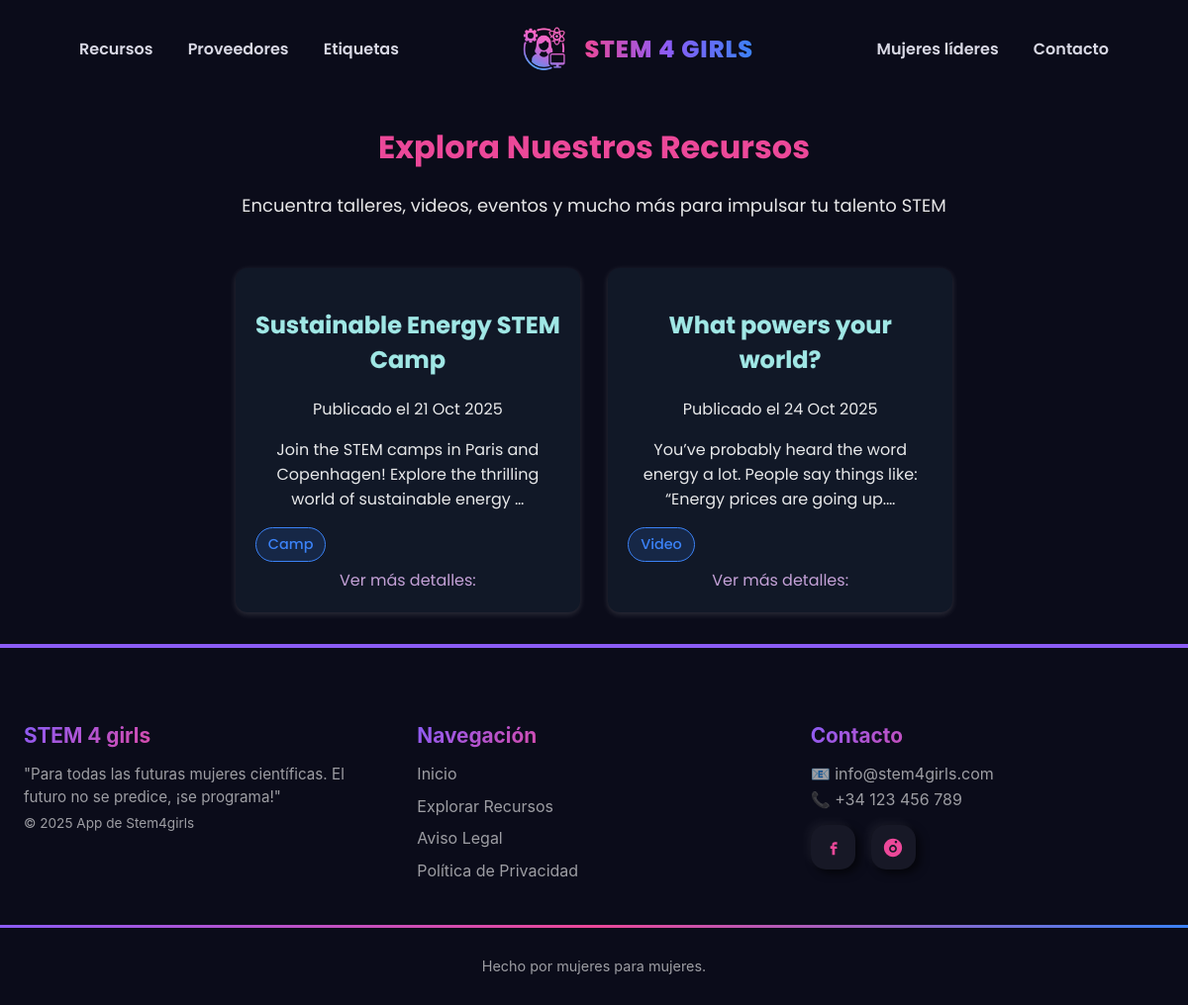
/appstem4girls/recursos/, run on an earlier commit of the app's database.
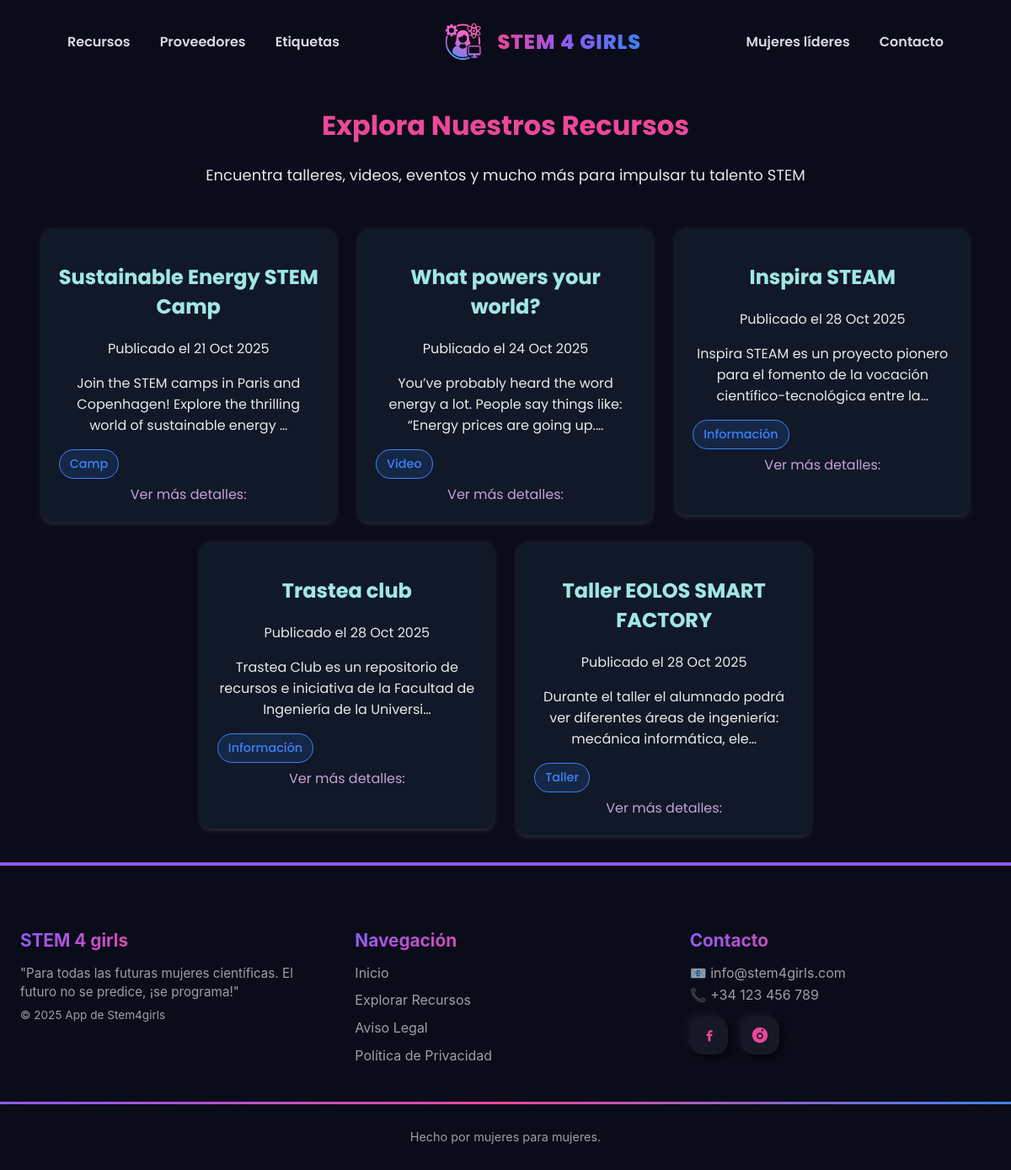
And on a later commit of the database.
### appstem4girls/models.py (models this page shows, shortened)
class Recurso(models.Model):
    titulo = models.CharField(max_length=200)
    descripcion = models.TextField()
    fecha_publicacion = models.DateField(auto_now_add=True)
    enlace = models.URLField(blank=True)
    proveedor = models.ForeignKey(Proveedor, on_delete=models.CASCADE, related_name='recursos')
    tags = models.ManyToManyField(Tag, related_name='recursos')

class Tag(models.Model):
    nombre = models.CharField(max_length=50)
    descripcion = models.TextField(blank=True)

### appstem4girls/views.py (the view)
# urls.py: path('recursos/', views.lista_recursos, name='lista_recursos'),
def lista_recursos(request):
    recursos = Recurso.objects.all()
    return render(request, 'lista_recursos.html', {'recursos': recursos})

### appstem4girls/templates/lista_recursos.html (shortened to what this page needs)
{% extends "base.html" %}
{% load static %}
{% block extra_css %}
<link rel="stylesheet" href="{% static 'css/recursos.css' %}">
{% endblock %}
{% block contenido %}
<div class="l_recursos">
    <div class="info_L_recursos">
        <h1>Explora Nuestros Recursos</h1>
        <p>Encuentra talleres, videos, eventos y mucho más para impulsar tu talento STEM</p>
        </div>
  <div class="grid_recursos">
    {% if recursos %}
    {% for recurso in recursos %}
        <div class="recurso_card">
            <div>
                <h2>{{ recurso.titulo }}</h2>
                <p> Publicado el {{ recurso.fecha_publicacion|date:"d M Y" }} </p>
                <p>{{ recurso.descripcion|truncatechars:100 }}</p>
                {% if recurso.tags.all %}
                    <div class="tags_recurso">
                        {% for tag in recurso.tags.all %}
                            <a href="{% url 'detalle_tag' tag.id %}" class="tag">
                                {{ tag.nombre }}
                            </a>
                        {% endfor %}
                    </div>
                {% endif %}
            </div>
            <div class= "enlace_recursos">
            <a href="{% url 'detalle_recurso' recurso.id %}">Ver más detalles:</a></div>
        </div>
    {% endfor %}
    {% else %}
        <p>ERROR</p>
    {% endif %}
    </div>
  </div>
{% endblock %}

### appstem4girls/templates/base.html (shortened to what this page needs)
<!DOCTYPE html>
<html lang="en">
    <head>
        {% load static %}
        <link rel="stylesheet" href="{% static 'css/base.css' %}">
        {% block extra_css %}{% endblock %}
    </head>
    <body>
        <header>
            <nav class="nav-principal">
                <div class="menu">
                        <div class="menu-izq">
                            <a href="{% url 'lista_recursos' %}">Recursos</a>
                            <a href="{% url 'lista_proveedores' %}">Proveedores</a>
                            <a href="{% url 'lista_tags' %}">Etiquetas</a>
                        </div>
                        <div class="logo-titulo">
                            <a href="{% url 'index' %}">
                            <img src="{% static 'images/logo.png' %}" alt="Logo STEM 4 Girls">
                            <span id="titulo-nav">STEM 4 GIRLS</span>
                            </a>
                        </div>
                        <div class="menu-der">
                            <a href="{% url 'mujeres_lideres' %}">Mujeres líderes</a>
                            <a href="{% url 'index' %}#contacto">Contacto</a>
                        </div>
                </div>
		    </nav>
        </header>
        <main id="content">
            {% block contenido %}{% endblock %}
        </main>
        <footer class="footer">
            <div class="containerF">
                <div class="footer-col">
                    <h4 class="logo-foot">STEM 4 girls</h4>
                    <p class="mision">
                        "Para todas las futuras mujeres científicas. El futuro no se predice, ¡se programa!"
                    </p>
                    <p class="copy">© 2025 App de Stem4girls</p>
                </div>
                <div class="footer-col">
                    <h4>Navegación</h4>
                    <ul>
                        <li><a href="{% url 'index' %}">Inicio</a></li>
                        <li><a href="{% url 'lista_recursos' %}">Explorar Recursos</a></li>
                        <li><a href="#">Aviso Legal</a></li>
                        <li><a href="#">Política de Privacidad</a></li>
                    </ul>
                </div>
                <div class="footer-col">
                    <h4>Contacto</h4>
                    <p>📧 <a href="mailto:info@stem4girls.com">info@stem4girls.com</a></p>
                    <p>📞 +34 123 456 789</p>
                    <div class="social-icons">
                        <a href="https://facebook.com" target="_blank" aria-label="Facebook">
                        <svg class="icon" viewBox="0 0 24 24" fill="currentColor">
                        <path d="M14 10.5h2.5L17 13h-2.5v7h-3v-7h-2V10h2V8.45c0-1.6 0.96-2.6 3.01-2.6h2.49v2.5H15c-.88 0-1.25.12-1.25.75V10.5z"/>
                        </svg>
                        </a>
                        <a href="https://instagram.com" target="_blank" aria-label="Instagram">
                        </a>
                    </div>
                </div>
            </div>
        <div class="footer-bottom">
            <p>Hecho por mujeres para mujeres.</p>
        </div>
    </footer>
    </body>
</html>

### appstem4girls/static/css/base.css (style rules this page uses)
:root { --primary: #8B5CF6; --secondary: #EC4899; --accent: #3B82F6; --text-light: rgba(255, 255, 255, 0.9); --text-muted: rgba(255, 255, 255, 0.6); --bg-dark: #0B0C1A; }
header { background-color: var(--bg-dark); padding: 1.2rem 3rem; font-family: 'Poppins', sans-serif; }
.nav-principal .menu { display: flex; align-items: center; justify-content: space-between; gap: 2rem; padding: 0.5rem 2rem; }
.menu-izq, .menu-der { display: flex; gap: 2.2rem; }
.logo-titulo a { display: flex; align-items: center; gap: 1rem; text-decoration: none; }
.logo-titulo img { height: 45px; width: auto; }
#titulo-nav { font-weight: 800; font-size: 1.5rem; background: linear-gradient(90deg, var(--secondary), var(--primary), var(--accent)); background-clip: 0; -webkit-background-clip: text; -webkit-text-fill-color: transparent; text-decoration: none; letter-spacing: 1px; transition: transform 0.3s ease; }
.menu a { color: #d8d8e4; text-decoration: none; font-weight: 600; position: relative; transition: color 0.3s ease; padding-bottom: 4px; }
.menu a::after { content: ""; position: absolute; left: 0; bottom: 0; width: 0%; height: 2px; background: linear-gradient(90deg, var(--secondary), var(--primary), var(--accent)); transition: width 0.3s ease; border-radius: 2px; }
body { font-family: 'Poppins', Arial, sans-serif; background-color: var(--bg-dark); color: var(--text-light); margin: 0; padding: 0; min-height: 100vh; display: flex; flex-direction: column; }
.footer { background-color: var(--bg-dark); color: var(--text-light); font-family: 'Inter', sans-serif; padding-top: 3rem; border-top: 4px solid var(--primary); }
.containerF { max-width: 1200px; margin: 0 auto; display: grid; grid-template-columns: 1fr; gap: 2.5rem; padding: 0 1.5rem; }
@media (min-width: 768px) { .containerF { grid-template-columns: repeat(3, 1fr); } }
.footer-col h4 { font-size: 1.3rem; margin-bottom: 1rem; color: var(--primary); font-weight: 700; background: linear-gradient(135deg, var(--primary), var(--secondary), var(--accent)); background-clip: text; -webkit-background-clip: text; color: transparent; }
.logo-foot { font-size: 1.6rem; color: var(--primary); margin-bottom: 0.6rem; }
.mision { color: var(--text-muted); font-size: 0.95rem; line-height: 1.5; margin-bottom: 1.5rem; }
.copy { font-size: 0.85rem; color: var(--text-muted); }
.footer-col ul { list-style: none; padding: 0; margin: 0; }
.footer-col ul li { margin-bottom: 0.8rem; }
.footer-col ul li a { color: var(--text-muted); text-decoration: none; position: relative; transition: color 0.3s ease; }
.footer-col ul li a::after { content: ""; position: absolute; left: 0; bottom: -2px; width: 100%; height: 2px; background: var(--secondary); transform: scaleX(0); transform-origin: bottom right; transition: transform 0.3s ease; }
.footer-col p { color: var(--text-muted); margin: 0.4rem 0; }
.footer-col p a { color: var(--text-muted); text-decoration: none; transition: color 0.3s ease; }
.social-icons { display: flex; gap: 1rem; margin-top: 1rem; }
.social-icons a { width: 45px; height: 45px; border-radius: 15px; background-color: rgba(255, 255, 255, 0.05); display: flex; align-items: center; justify-content: center; transition: all 0.25s ease; box-shadow: 4px 4px 8px rgba(0, 0, 0, 0.6), -4px -4px 8px rgba(255, 255, 255, 0.05); }
.icon { width: 22px; height: 22px; color: var(--secondary); }
.footer-bottom { text-align: center; padding: 1rem; margin-top: 2rem; font-size: 0.9rem; color: var(--text-muted); border-top: 3px solid; border-image: linear-gradient(90deg, var(--primary), var(--secondary), var(--accent)) 1; }

What changed in the data, as far as the page shows it:
added Recurso: titulo "Inspira STEAM", fecha_publicacion "28 Oct 2025", descripcion "Inspira STEAM es un proyecto pionero para el fomento de la vocación científico-tecnológica entre la…"
added Tag: nombre "Información"
added Recurso: titulo "Trastea club", fecha_publicacion "28 Oct 2025", descripcion "Trastea Club es un repositorio de recursos e iniciativa de la Facultad de Ingeniería de la Universi…"
added Recurso: titulo "Taller EOLOS SMART FACTORY", fecha_publicacion "28 Oct 2025", descripcion "Durante el taller el alumnado podrá ver diferentes áreas de ingeniería: mecánica informática, ele…"
added Tag: nombre "Taller", shown under "Taller EOLOS SMART FACTORY"
